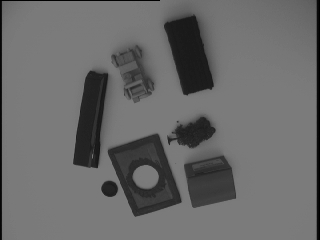
%> input picture computer_vision/programmingAssynment3/Tian_pa3/reg3.jpg, 320 x 240 px
$ octave main.m   (GNU Octave 9; MATLAB toolbox functions it lacks are replaced by stand-ins)
%> lines starting %> are read from the running program, lines starting %| are printed output that depends on the picture; in (x1, y1, x2, y2) boxes, pixels count from 0 and x2, y2 are one past the last pixel; in counts of white or black regions, pixels touching at a corner belong together; the program's own positions count from 1
### computer_vision/programmingAssynment3/Tian_pa3/smooth_histogram.m

%% this function is to count the histogram of the image and
% smooth the histogram with its two neighbors
%
% Input: the grey scale image
% Output: the 1D array with size(1*256), the value of each index is the
%frequecy of pixcel intensity.
%
function res = smooth_histogram(img)

[row,col] = size(img);
% initilization
res = zeros(1,256); %0~255

% fill the array first
for i=1:row
   for j=1:col
      res(img(i,j)+1) =  res(img(i,j)+1) +1;
   end
end

% take the average of the 2 neighbors for the histogram array
for i =2:255
    res(i) = floor((res(i-1) + res(i) + res(i+1))/3);
end

### computer_vision/programmingAssynment3/Tian_pa3/find_statistic.m

%% this function is to find the mean of the histogram array
function res = find_statistic(histogram)

% this is based on the mean of histogram
[row,col] = size(histogram);
total = sum(histogram);
cur = 0;
for i=1:col
    cur = cur + histogram(i)*(i-1);
end
res = floor(cur/total);


% [11 lines of commented-out code are left out]

### computer_vision/programmingAssynment3/Tian_pa3/threshold.m
%% This is the function to threshold the grey image
% Input: the grey scale image - img
%        the histogram of the image - histogram
% Output: the binary image, 1's represent the background and the
% original pixel value is greater than threshold value(T0), 0's represent
% the object and the original pixel value is less than
% threshold value(T0).

function [BW T_new] = threshold(img,histogram)
[row,col] = size(img);

% initialization
BW = ones(row,col);

% find the threshold value
T_old = 0; %initial threshold value
T_new = 120;

while abs(T_new-T_old) > 10
    T_old = T_new;
%     tmp0 = sum(histogram(1:T_old));
%     tmp1 = sum(histogram(T_old+1:256));
    mean0 = find_statistic(histogram(1:T_old));
    mean1 = T_old+find_statistic(histogram(T_old+1:256));
    T_new = floor((mean0+mean1)/2);
%     T_new = mean0 + find_statistic(histogram(mean0:mean1));

end
% T_new %show the threshold value in the concole
% set the binary image
for i=1:row
   for j=1:row
      if(img(i,j) <= T_new)
          BW(i,j)=0;
      end
   end
end

### computer_vision/programmingAssynment3/Tian_pa3/raster_scan.m
%% This function is implemented for the simple raster scan method.
% Input: union_set: dictionary for the union set data structure
%        histogram: the array which contains the intensity of pixels
%        image: binary image for region extraction
%
% Output: labels: the matrix which label the connected region as the
%                 same label. Notice that the default value is 0 which
%                 indicate the background color.
function labels = raster_scan(union_set,binary_image)

% next label initilization
next_label=1;

% label matrix is the label of the binary image
[row,col] = size(binary_image);
labels = zeros(row,col);%initial labels for all positions are 0

%padding the edge components to 1's and regard them as the background
binary_image(:,1:4) = ones(row,4);
binary_image(:,col-3:col) = ones(row,4);
binary_image(1:4,:) = ones(4,col);
binary_image(row-3:row,:) = ones(4,col);

%first pass: label the current index with west and north neighbors
for i = 2:row
    for j=2:col

       if(binary_image(i,j) == 0)
           %the comment part below is the way in wikipedia, which share the
           %similar logic as the note

           %consider the west and north neighbors in the binary image
%           if(labels(i,j-1) ~= 0 && labels(i-1,j) ~= 0)%both west and north are labeled
%
%               if(labels(i,j-1) ~= labels(i-1,j))
%               %union the west and north labels first
%               union(union_set,labels(i,j-1),labels(i-1,j),labels);
%               end
%
%               %assign the current position to the min lable of west and north
%               labels(i,j) = min(labels(i,j-1),labels(i-1,j));
%               %append the current position to the set
%               union_set(num2str(labels(i,j))) = [union_set(num2str(labels(i,j))) i j];
%
%           elseif(labels(i,j-1) ~= 0) %only west is labeled
%
%               labels(i,j) = labels(i,j-1);
%               %append the current position to the set
%               union_set(num2str(labels(i,j))) = [union_set(num2str(labels(i,j))) i j];
%
%           elseif(labels(i-1,j) ~= 0) %only north is labeled
%
%               labels(i,j) = labels(i-1,j);
%               %append the current position to the set
%               union_set(num2str(labels(i,j))) = [union_set(num2str(labels(i,j))) i j];
%
%           else %either west and north is labeled,assign a new label
%
%               labels(i,j) = next_label;
%               union_set(num2str(next_label)) = [i j];%add the current index to the set
%               next_label = next_label +1;
%           end


%           if(binary_image4(i,j-1) == 0 && binary_image4(i-1,j) == 0)
%              if(labels(i-1,j) ~= labels(i,j-1))
%                  union_labels(union_set,labels(i,j-1),labels(i-1,j),labels);
%              end
%              labels(i,j) = min(labels(i,j-1),labels(i-1,j));
%              union_set(num2str(labels(i,j))) = [union_set(num2str(labels(i,j))) i j];
%

          if(binary_image(i,j-1) == 0)
              labels(i,j) = labels(i,j-1);
              union_set(num2str(labels(i,j))) = [union_set(num2str(labels(i,j))) i j];

          elseif(binary_image(i-1,j) == 0)
              labels(i,j) = labels(i-1,j);
              union_set(num2str(labels(i,j))) = [union_set(num2str(labels(i,j))) i j];
          else
              labels(i,j) = next_label;
              union_set(num2str(next_label)) = [i j];
              next_label = next_label +1;

          end


       end
    end
end
%second pass: Union all connected labels
for i=2:row

    for j=2:col
       if(labels(i,j) ~= 0)
          if(labels(i-1,j) ~= 0 && labels(i,j-1) ~= 0 )
              if(labels(i-1,j) ~= labels(i,j-1))
              labels = union_labels(union_set,labels(i,j-1),labels(i-1,j),labels);
%               labels(i,j) = min(labels(i-1,j),labels(i,j-1));
              end
          end

       end
    end
end

### computer_vision/programmingAssynment3/Tian_pa3/main.m
%% Section 1: histogram and thresholding
clear all;
close all;
img3 = imread('reg3.jpg');
%> img3 is the input picture: size 240x320 uint8; min 0, max 128, mean 105.9
img4 = imread('reg4.jpg');
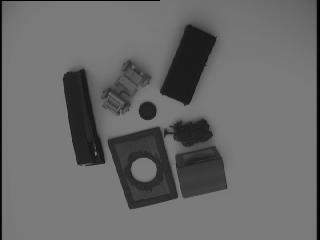
%> input picture computer_vision/programmingAssynment3/Tian_pa3/reg4.jpg, 320 x 240 px
%> img4 is the input picture: size 240x320 uint8; min 0, max 126, mean 105
[row,col] = size(img3);
%> row = 240; col = 320

% [11 lines of commented-out code are left out]
img3_histogram = smooth_histogram(img3);
%> after the loop in smooth_histogram, `for i=1:row`: res = 256 values, max 32334 at index 124, min 0 at index 3, mean 300
%> after the loop in smooth_histogram, `for i =2:255`: res = 256 values, max 16292 at index 124, min 0 at index 133, mean 300.4
%> img3_histogram has the same summary as res in smooth_histogram
img4_histogram = smooth_histogram(img4);
%> img4_histogram = 256 values, max 16372 at index 123, min 0 at index 133, mean 300.5

%plot the histograms for each image
figure(),
bar(img3_histogram);
title('histogram of the image 3 after smoothing');
figure(),
bar(img4_histogram);
title('histogram of the image 4 after smoothing');

% plot the binary images after thresholding
[binary_image3 thresh3] = threshold(img3,img3_histogram);
%> the loop in threshold, `while abs(T_new-T_old) > 10` made 3 passes
%> (T_old, mean0, mean1, T_new) on passes 2 to 3: (99, 47, 120, 83), (83, 41, 119, 80)
%> (mean0, mean1, T_new) on pass 1: (77, 122, 99)
%> after the loop in threshold, `for i=1:row`:
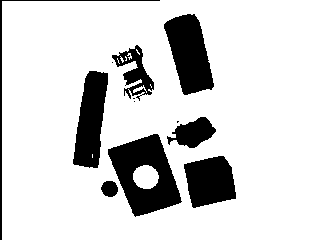
%> BW: size 240x320 double; values 0 (black) and 1 (white), 83.3% white; 12 black regions (4 under 20 px), largest, box (x1, y1, x2, y2) and area: (108, 134, 182, 217) 3339, (164, 14, 214, 95) 2583, (73, 71, 108, 168) 2259
%> thresh3 = 80
[binary_image4 thresh4] = threshold(img4,img4_histogram);
%> the loop in threshold (call 2), `while abs(T_new-T_old) > 10` made 3 passes
%> (T_old, mean0, mean1, T_new) on passes 2 to 3: (99, 47, 120, 83), (83, 41, 119, 80)
%> (mean0, mean1, T_new) on pass 1: (77, 122, 99)
%> after the loop in threshold (call 2), `for i=1:row`:
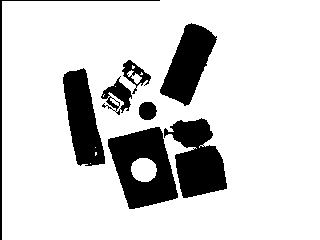
%> BW: size 240x320 double; values 0 (black) and 1 (white), 82.8% white; 8 black regions, largest, box (x1, y1, x2, y2) and area: (108, 127, 178, 209) 3424, (164, 118, 227, 198) 3001, (63, 68, 105, 166) 2522
%> thresh4 = 80
figure(), imshow(binary_image3);
title('image 3 after thresholding');
figure(), imshow(binary_image4);
title('image 4 after thresholding');
% show the thresholdin values in the console for image 3 and 4
thresh3
%> thresh3 = 80
thresh4
%> thresh4 = 80

%% Section 2: Extract region -- simple raster scan with union find set
% Here I use the dictionary to implement the set
clf;
union_set3 = containers.Map;
union_set4 = containers.Map;

labels_img3 = raster_scan(union_set3,binary_image3);
%> in raster_scan, `binary_image(1:4,:) = ones(4,col);`:
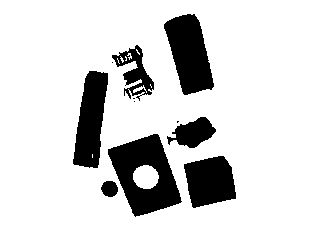
%> binary_image: size 240x320 double; values 0 (black) and 1 (white), 84.1% white; 11 black regions (4 under 20 px), largest, box (x1, y1, x2, y2) and area: (108, 134, 182, 217) 3339, (164, 14, 214, 95) 2583, (73, 71, 108, 168) 2259
%> after the loop in raster_scan, `for i = 2:row`:
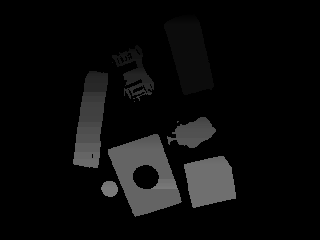
%> labels: size 240x320 double; min 0, max 122, mean 11.4
%> after the loop in raster_scan, `for i = 2:row`: next_label = 123
%> after the loop in raster_scan, `for i=2:row`:
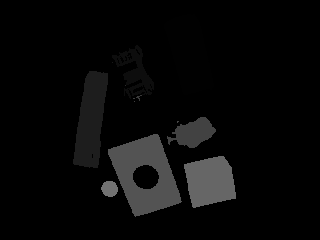
%> labels: size 240x320 double; 15.8% of pixels changed, all inside (x1, y1, x2, y2) = (73, 14, 236, 217)
labels_img4 = raster_scan(union_set4,binary_image4);
%> in raster_scan (call 2), `binary_image(1:4,:) = ones(4,col);`:
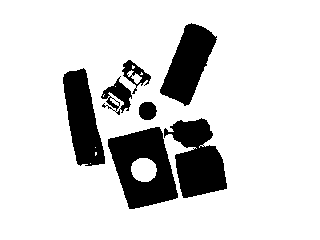
%> binary_image: size 240x320 double; values 0 (black) and 1 (white), 83.6% white; 7 black regions, largest, box (x1, y1, x2, y2) and area: (108, 127, 178, 209) 3424, (164, 118, 227, 198) 3001, (63, 68, 105, 166) 2522
%> (the run ends here)
